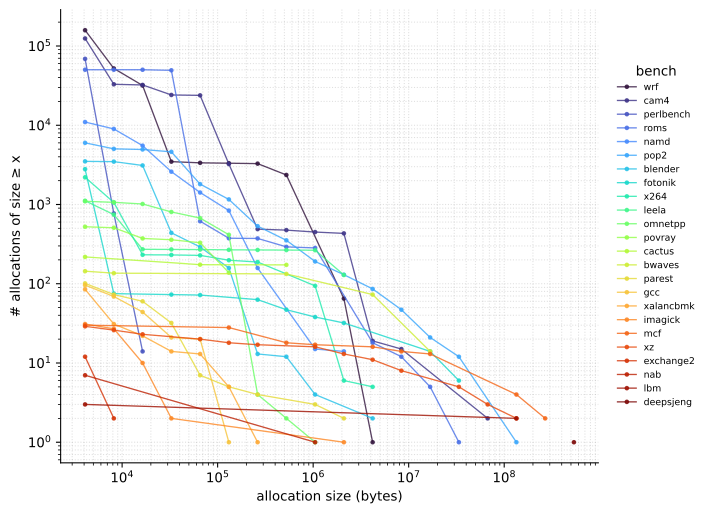

Recreate this plot in Python.
#!/usr/bin/env python3
"""Figure 4 — allocation-size landscape per bench.

Log-log CCDF: x = allocation size (bytes, log), y = number of allocations
at that size or larger (log). One line per bench. Tail behavior shows how
heavy-tailed the size distribution is in each workload.
"""
from pathlib import Path

import matplotlib.pyplot as plt
import pandas as pd

HERE    = Path(__file__).resolve().parent
RESULTS = HERE.parent / "results"
OUT     = HERE / "fig4_size_distribution.svg"


def main() -> None:
    df = pd.read_csv(RESULTS / "03_size_distribution.csv")

    # CCDF per bench: P(size >= x) on a count basis, sorted ascending in size.
    fig, ax = plt.subplots(figsize=(7.5, 5.5))
    cmap = plt.get_cmap("turbo")
    benches = sorted(df["bench"].unique(),
                     key=lambda b: -df.loc[df.bench == b, "allocations"].sum())
    for i, bench in enumerate(benches):
        sub = (df[df.bench == bench]
               .sort_values("size_bucket_bytes"))
        if sub.empty:
            continue
        # CCDF: cumulative sum from largest size down.
        sub = sub.sort_values("size_bucket_bytes", ascending=False)
        sub["ccdf"] = sub["allocations"].cumsum()
        sub = sub.sort_values("size_bucket_bytes")
        ax.plot(sub["size_bucket_bytes"], sub["ccdf"],
                marker="o", markersize=2.5, linewidth=1.0,
                color=cmap(i / max(1, len(benches) - 1)),
                label=bench, alpha=0.8)

    ax.set_xscale("log")
    ax.set_yscale("log")
    ax.set_xlabel("allocation size (bytes)")
    ax.set_ylabel("# allocations of size ≥ x")
    ax.grid(which="both", linestyle=":", alpha=0.4)
    ax.set_axisbelow(True)
    for spine in ("top", "right"):
        ax.spines[spine].set_visible(False)

    ax.legend(loc="center left", bbox_to_anchor=(1.02, 0.5),
              frameon=False, fontsize=7, ncol=1, title="bench")
    fig.tight_layout()
    fig.savefig(OUT, format="svg", bbox_inches="tight")
    print(f"wrote {OUT}")


if __name__ == "__main__":
    main()
